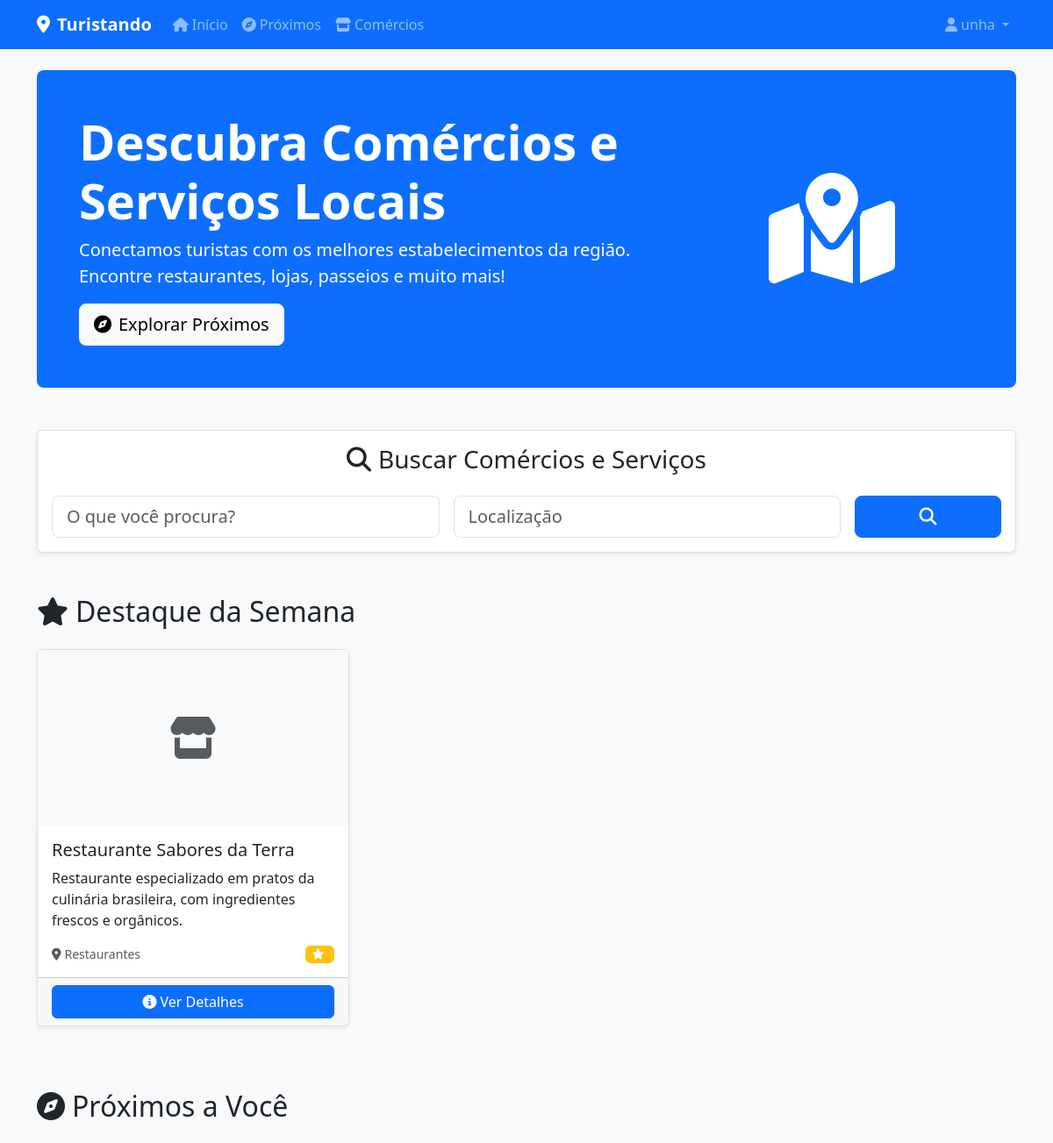
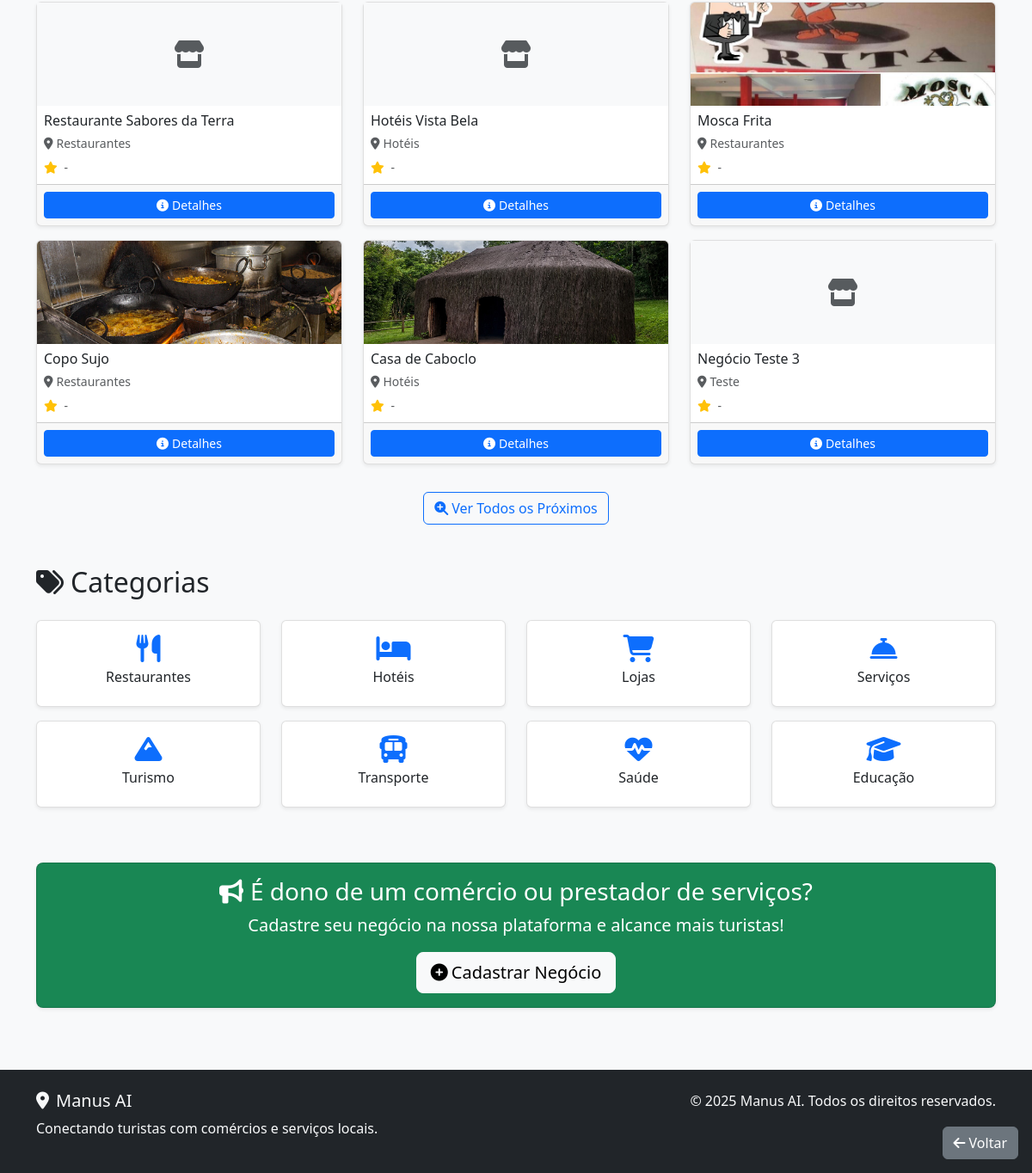
Screenshot of / (signed in) with the database file from the repository (2 pictures, top to bottom).
### local_businesses/models.py (models this page shows, shortened)
class Business(models.Model):
    BUSINESS_TYPES = [
        ('commerce', 'Comércio'),
        ('service', 'Serviço'),
    ]
    user = models.ForeignKey(User, on_delete=models.CASCADE, related_name='businesses')
    name = models.CharField(max_length=200)
    description = models.TextField()
    business_type = models.CharField(max_length=20, choices=BUSINESS_TYPES)
    category = models.ForeignKey(BusinessCategory, on_delete=models.SET_NULL, null=True, blank=True)
    address = models.CharField(max_length=300)
    latitude = models.DecimalField(max_digits=9, decimal_places=6, null=True, blank=True)
    longitude = models.DecimalField(max_digits=9, decimal_places=6, null=True, blank=True)
    phone = models.CharField(max_length=20, blank=True)
    whatsapp = models.CharField(max_length=20, blank=True)
    email = models.EmailField(blank=True)
    website = models.URLField(blank=True)
    is_active = models.BooleanField(default=True)
    created_at = models.DateTimeField(auto_now_add=True)
    updated_at = models.DateTimeField(auto_now=True)

class BusinessCategory(models.Model):
    name = models.CharField(max_length=100)
    icon = models.CharField(max_length=50, blank=True)  # Classe do Font Awesome
    created_at = models.DateTimeField(auto_now_add=True)
    class Meta:
        verbose_name_plural = "Business Categories"

class BusinessPhoto(models.Model):
    business = models.ForeignKey(Business, on_delete=models.CASCADE, related_name='photos')
    image = models.ImageField(upload_to='business_photos/')
    is_primary = models.BooleanField(default=False)
    created_at = models.DateTimeField(auto_now_add=True)

### dashboard/views.py (the view)
# urls.py: path('', views.billing_home, name='home'),
def home(request):
    featured_businesses = Business.objects.filter(is_active=True, businessplan__is_featured=True)[:3]
    featured_businesses = featured_businesses.annotate(avg_rating=Avg('reviews__rating'))
    categories = BusinessCategory.objects.all()[:8]
    nearby_businesses = Business.objects.filter(is_active=True).annotate(
        avg_rating=Avg('reviews__rating')
    ).order_by('-businessplan__is_featured', '-avg_rating')[:6]
    context = {
        'featured_businesses': featured_businesses,
        'categories': categories,
        'nearby_businesses': nearby_businesses,
    }
    return render(request, 'dashboard/home.html', context)

### local_businesses/context_processors.py (called while the page is built)
def google_maps_api_key(request):
    return {
        'GOOGLE_MAPS_API_KEY': getattr(settings, 'GOOGLE_MAPS_API_KEY', '')
    }

def notifications(request):
    if hasattr(request, 'user') and request.user.is_authenticated:
        try:
            if hasattr(request.user, 'businesses'):
                unread_notifications = 0
                for business in request.user.businesses.all():
                    unread_notifications += business.notifications.filter(is_read=False).count()
                return {'unread_notifications': unread_notifications}
        except:
            pass
    return {'unread_notifications': 0}

### templates/dashboard/home.html (shortened to what this page needs)
{% extends 'base.html' %}
{% block content %}
<div class="container">
    <div class="row mb-5">
        <div class="col-12">
            <div class="jumbotron bg-primary text-white rounded-3 p-5">
                <div class="row align-items-center">
                    <div class="col-lg-8">
                        <h1 class="display-4 fw-bold">Descubra Comércios e Serviços Locais</h1>
                        <p class="lead">Conectamos turistas com os melhores estabelecimentos da região. Encontre restaurantes, lojas, passeios e muito mais!</p>
                        <a href="{% url 'local_businesses:nearby_businesses' %}" class="btn btn-light btn-lg">
                            <i class="fas fa-compass me-2"></i>Explorar Próximos
                        </a>
                    </div>
                    <div class="col-lg-4 d-none d-lg-block text-center">
                        <i class="fas fa-map-marked-alt fa-8x"></i>
                    </div>
                </div>
            </div>
        </div>
    </div>
    <div class="row mb-5">
        <div class="col-12">
            <div class="card shadow-sm">
                <div class="card-body">
                    <h3 class="card-title text-center mb-4"><i class="fas fa-search me-2"></i>Buscar Comércios e Serviços</h3>
                    <form method="GET" action="{% url 'local_businesses:business_list' %}">
                        <div class="row g-3">
                            <div class="col-md-5">
                                <input type="text" class="form-control form-control-lg" name="q" placeholder="O que você procura?">
                            </div>
                            <div class="col-md-5">
                                <input type="text" class="form-control form-control-lg" name="location" placeholder="Localização">
                            </div>
                            <div class="col-md-2">
                                <button type="submit" class="btn btn-primary btn-lg w-100">
                                    <i class="fas fa-search"></i>
                                </button>
                            </div>
                        </div>
                    </form>
                </div>
            </div>
        </div>
    </div>
    <div class="row mb-5">
        <div class="col-12">
            <h2 class="mb-4"><i class="fas fa-star me-2"></i>Destaque da Semana</h2>
            <div class="row">
                {% if featured_businesses %}
                    {% for business in featured_businesses %}
                        <div class="col-md-4 mb-4">
                            <div class="card h-100 shadow-sm">
                                {% if business.photos.first %}
                                    <img src="{{ business.photos.first.image.url }}" class="card-img-top" alt="{{ business.name }}" style="height: 200px; object-fit: cover;">
                                {% else %}
                                    <div class="bg-light d-flex align-items-center justify-content-center" style="height: 200px;">
                                        <i class="fas fa-store fa-3x text-muted"></i>
                                    </div>
                                {% endif %}
                                <div class="card-body">
                                    <h5 class="card-title">{{ business.name }}</h5>
                                    <p class="card-text">{{ business.description|truncatewords:15 }}</p>
                                    <div class="d-flex justify-content-between align-items-center">
                                        <small class="text-muted">
                                            <i class="fas fa-map-marker-alt me-1"></i>{{ business.category.name }}
                                        </small>
                                        <span class="badge bg-warning">
                                            <i class="fas fa-star me-1"></i>{{ business.avg_rating|floatformat:1 }}
                                        </span>
                                    </div>
                                </div>
                                <div class="card-footer">
                                    <a href="{% url 'local_businesses:business_detail' business.id %}" class="btn btn-primary w-100">
                                        <i class="fas fa-info-circle me-1"></i>Ver Detalhes
                                    </a>
                                </div>
                            </div>
                        </div>
                    {% endfor %}
                {% endif %}
            </div>
        </div>
    </div>
    <div class="row mb-5">
        <div class="col-12">
            <h2 class="mb-4"><i class="fas fa-compass me-2"></i>Próximos a Você</h2>
            <div class="row">
                {% if nearby_businesses %}
                    {% for business in nearby_businesses %}
                        <div class="col-md-4 col-6 mb-3">
                            <div class="card h-100">
                                {% if business.photos.first %}
                                    <img src="{{ business.photos.first.image.url }}" class="card-img-top" alt="{{ business.name }}" style="height: 120px; object-fit: cover;">
                                {% else %}
                                    <div class="bg-light d-flex align-items-center justify-content-center" style="height: 120px;">
                                        <i class="fas fa-store fa-2x text-muted"></i>
                                    </div>
                                {% endif %}
                                <div class="card-body p-2">
                                    <h6 class="card-title mb-1">{{ business.name }}</h6>
                                    <small class="text-muted">
                                        <i class="fas fa-map-marker-alt me-1"></i>{{ business.category.name }}
                                    </small>
                                    <div class="mt-1">
                                        <small class="text-muted">
                                            <i class="fas fa-star text-warning me-1"></i>
                                            {% if business.avg_rating %}
                                                {{ business.avg_rating|floatformat:1 }}
                                            {% else %}
                                                -
                                            {% endif %}
                                        </small>
                                    </div>
                                </div>
                                <div class="card-footer p-2">
                                    <a href="{% url 'local_businesses:business_detail' business.id %}" class="btn btn-primary btn-sm w-100">
                                        <i class="fas fa-info-circle me-1"></i>Detalhes
                                    </a>
                                </div>
                            </div>
                        </div>
                    {% endfor %}
                {% else %}
                    <div class="col-12">
                        <p class="text-muted">Nenhum comércio próximo cadastrado.</p>
                    </div>
                {% endif %}
            </div>
            <div class="text-center mt-3">
                <a href="{% url 'local_businesses:nearby_businesses' %}" class="btn btn-outline-primary">
                    <i class="fas fa-search-plus me-1"></i>Ver Todos os Próximos
                </a>
            </div>
        </div>
    </div>
    <div class="row mb-5">
        <div class="col-12">
            <h2 class="mb-4"><i class="fas fa-tags me-2"></i>Categorias</h2>
            <div class="row">
                {% if categories %}
                    {% for category in categories %}
                        <div class="col-md-3 col-6 mb-3">
                            <a href="{% url 'local_businesses:business_list' %}?category={{ category.id }}" class="text-decoration-none">
                                <div class="card text-center h-100">
                                    <div class="card-body">
                                        <i class="fas {{ category.icon|default:'fa-question-circle' }} fa-2x text-primary mb-2"></i>
                                        <h6 class="card-title">{{ category.name }}</h6>
                                    </div>
                                </div>
                            </a>
                        </div>
                    {% endfor %}
                {% else %}
                    <div class="col-12">
                        <p class="text-muted">Nenhuma categoria cadastrada.</p>
                    </div>
                {% endif %}
            </div>
        </div>
    </div>
    <div class="row">
        <div class="col-12">
            <div class="card bg-success text-white rounded-3">
                <div class="card-body text-center">
                    <h3 class="card-title"><i class="fas fa-bullhorn me-2"></i>É dono de um comércio ou prestador de serviços?</h3>
                    <p class="card-text lead">Cadastre seu negócio na nossa plataforma e alcance mais turistas!</p>
                    {% if user.is_authenticated %}
                        {% if user.business %}
                            <a href="{% url 'local_businesses:business_dashboard' %}" class="btn btn-light btn-lg">
                                <i class="fas fa-tachometer-alt me-1"></i>Ir para o Painel
                            </a>
                        {% else %}
                            <a href="{% url 'local_businesses:register_business' %}" class="btn btn-light btn-lg">
                                <i class="fas fa-plus-circle me-1"></i>Cadastrar Negócio
                            </a>
                        {% endif %}
                    {% else %}
                        <a href="{% url 'accounts:register' %}" class="btn btn-light btn-lg">
                            <i class="fas fa-user-plus me-1"></i>Cadastrar Agora
                        </a>
                    {% endif %}
                </div>
            </div>
        </div>
    </div>
</div>
{% endblock %}

### templates/base.html (shortened to what this page needs)
{% load static %}
<!DOCTYPE html>
<html lang="pt-br">
<head>
    <link href="https://cdn.jsdelivr.net/npm/bootstrap@5.3.0/dist/css/bootstrap.min.css" rel="stylesheet">
    <link rel="stylesheet" href="https://cdnjs.cloudflare.com/ajax/libs/font-awesome/6.4.0/css/all.min.css">
    <link rel="stylesheet" href="{% static 'css/style.css' %}">
</head>
<body>
    <nav class="navbar navbar-expand-lg navbar-dark bg-primary">
        <div class="container">
            <a class="navbar-brand" href="{% url 'home' %}">
                <i class="fas fa-map-marker-alt me-2"></i>Turistando
            </a>
            <div class="collapse navbar-collapse" id="navbarNav">
                <ul class="navbar-nav me-auto">
                    <li class="nav-item">
                        <a class="nav-link" href="{% url 'home' %}"><i class="fas fa-home me-1"></i>Início</a>
                    </li>
                    <li class="nav-item">
                        <a class="nav-link" href="{% url 'local_businesses:nearby_businesses' %}"><i class="fas fa-compass me-1"></i>Próximos</a>
                    </li>
                    <li class="nav-item">
                        <a class="nav-link" href="{% url 'local_businesses:business_list' %}"><i class="fas fa-store me-1"></i>Comércios</a>
                    </li>
                </ul>
                <ul class="navbar-nav">
                    {% if user.is_authenticated %}
                        <li class="nav-item dropdown">
                            <a class="nav-link dropdown-toggle" href="#" id="navbarDropdown" role="button" data-bs-toggle="dropdown">
                                <i class="fas fa-user me-1"></i>{{ user.get_full_name|default:user.username }}
                            </a>
                        </li>
                    {% endif %}
                </ul>
            </div>
        </div>
    </nav>
    <main class="py-4">
        {% block content %}
        {% endblock %}
    </main>
    <footer class="bg-dark text-light py-4 mt-5">
        <div class="container">
            <div class="row">
                <div class="col-md-6">
                    <h5><i class="fas fa-map-marker-alt me-2"></i>Manus AI</h5>
                    <p>Conectando turistas com comércios e serviços locais.</p>
                </div>
                <div class="col-md-6 text-md-end">
                    <p>&copy; 2025 Manus AI. Todos os direitos reservados.</p>
                </div>
            </div>
        </div>
    </footer>
    <button onclick="history.back()" class="btn btn-secondary m-3" style="position: fixed; bottom: 0; right: 0; z-index: 1000;">
        <i class="fas fa-arrow-left me-1"></i>Voltar
    </button>
</body>
</html>

### static/css/style.css (style rules this page uses)
body { background-color: #f8f9fa; }
.navbar-brand { font-weight: bold; }
.card { box-shadow: 0 0.125rem 0.25rem rgba(0, 0, 0, 0.075); border: 1px solid rgba(0, 0, 0, 0.125); }

### rows the page displays
Business: name "Restaurante Sabores da Terra", description "Restaurante especializado em pratos da culinária brasileira, com ingredientes frescos e orgânicos.", category.name "Restaurantes"
Business: name "Hotéis Vista Bela", category.name "Hotéis"
Business: photos.first.image (picture), name "Mosca Frita", category.name "Restaurantes"
Business: photos.first.image (picture), name "Copo Sujo", category.name "Restaurantes"
Business: photos.first.image (picture), name "Casa de Caboclo", category.name "Hotéis"
Business: name "Negócio Teste 3", category.name "Teste"
BusinessCategory: name "Restaurantes"
BusinessCategory: name "Hotéis"
BusinessCategory: name "Lojas"
BusinessCategory: name "Serviços"
BusinessCategory: name "Turismo"
BusinessCategory: name "Transporte"
BusinessCategory: name "Saúde"
BusinessCategory: name "Educação"

### other values shown
{{ user.get_full_name|default:user.username }} "unha"
